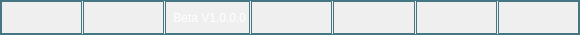
<?xml version="1.0" encoding="UTF-8"?>
<ui version="4.0">
 <class>FormBottomBar</class>
 <widget class="QWidget" name="FormBottomBar">
  <property name="geometry">
   <rect>
    <x>0</x>
    <y>0</y>
    <width>580</width>
    <height>35</height>
   </rect>
  </property>
  <property name="windowTitle">
   <string>Form</string>
  </property>
  <property name="styleSheet">
   <string notr="true">     background-color: qlineargradient(x1:0, y1:0, x2:0, y2:1,
                                       stop:0 #353B43, stop:1 #151A20);
     color: white;
     padding-left: 4px;
     border: 1px solid #447684;
font: bold 16pt &quot;simsun&quot;;</string>
  </property>
  <layout class="QHBoxLayout" name="horizontalLayout">
   <property name="spacing">
    <number>1</number>
   </property>
   <property name="margin">
    <number>1</number>
   </property>
   <item>
    <widget class="QLabel" name="labOperNo">
     <property name="text">
      <string/>
     </property>
    </widget>
   </item>
   <item>
    <widget class="QLabel" name="labRateVersion">
     <property name="text">
      <string/>
     </property>
    </widget>
   </item>
   <item>
    <widget class="QLabel" name="labVersion">
     <property name="text">
      <string>Beta V1.0.0.0</string>
     </property>
     <property name="alignment">
      <set>Qt::AlignRight|Qt::AlignTrailing|Qt::AlignVCenter</set>
     </property>
    </widget>
   </item>
   <item>
    <widget class="QLabel" name="labWaste">
     <property name="text">
      <string/>
     </property>
     <property name="alignment">
      <set>Qt::AlignRight|Qt::AlignTrailing|Qt::AlignVCenter</set>
     </property>
    </widget>
   </item>
   <item>
    <widget class="QLabel" name="labelDiskSize">
     <property name="text">
      <string/>
     </property>
     <property name="alignment">
      <set>Qt::AlignRight|Qt::AlignTrailing|Qt::AlignVCenter</set>
     </property>
    </widget>
   </item>
   <item>
    <widget class="QLabel" name="labMemory">
     <property name="text">
      <string/>
     </property>
    </widget>
   </item>
   <item>
    <widget class="QLabel" name="labTime">
     <property name="text">
      <string/>
     </property>
     <property name="alignment">
      <set>Qt::AlignRight|Qt::AlignTrailing|Qt::AlignVCenter</set>
     </property>
    </widget>
   </item>
  </layout>
 </widget>
 <resources/>
 <connections/>
</ui>
